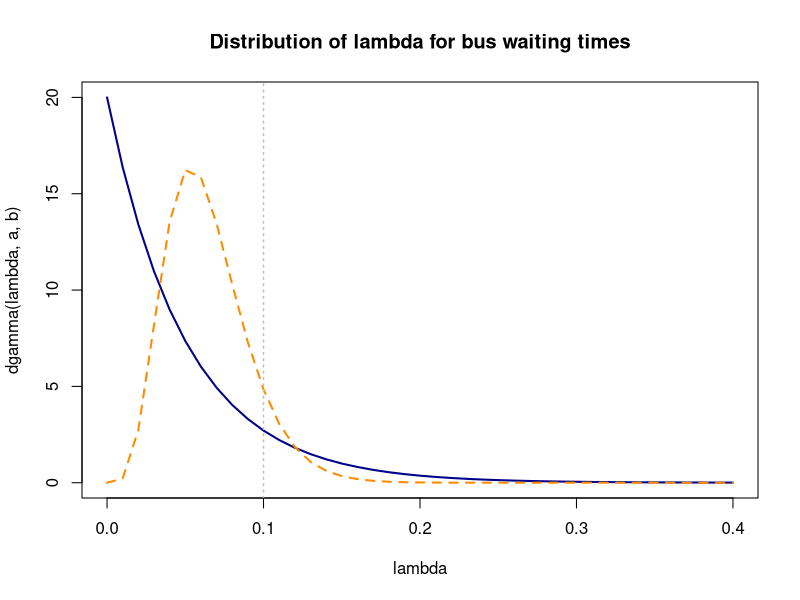
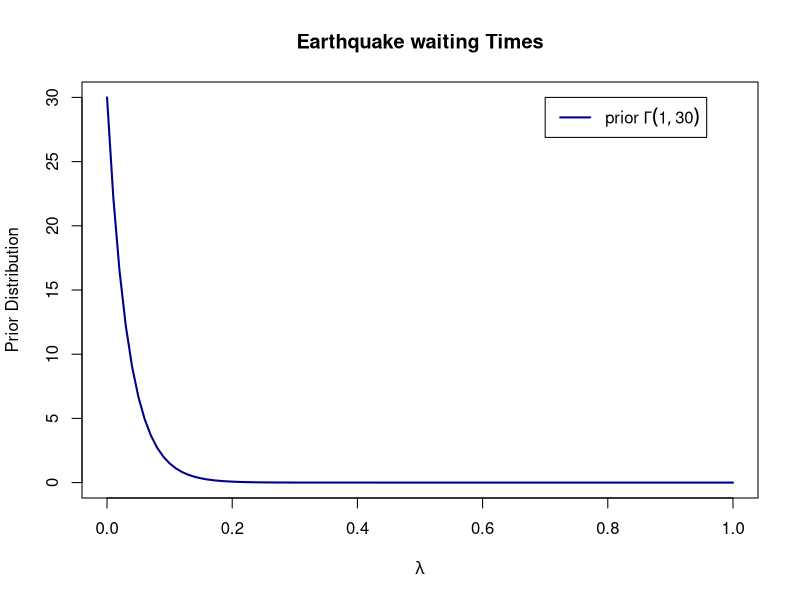
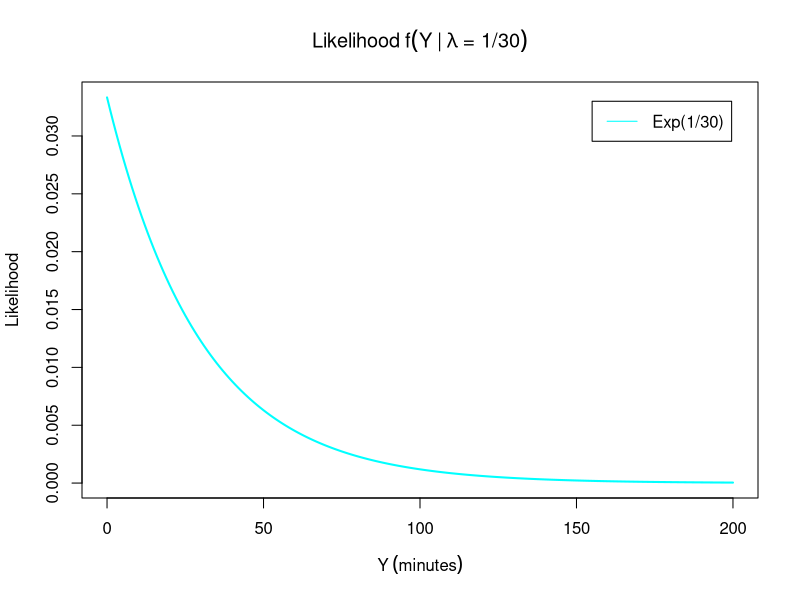
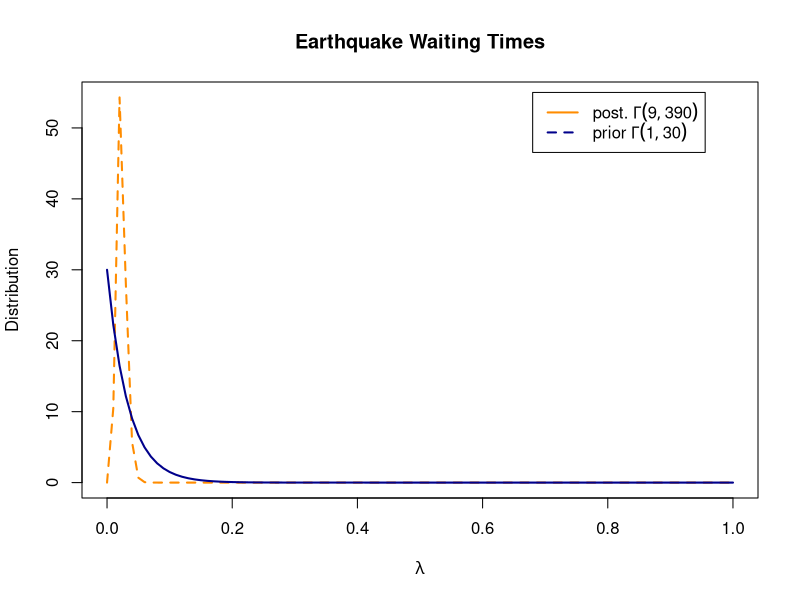
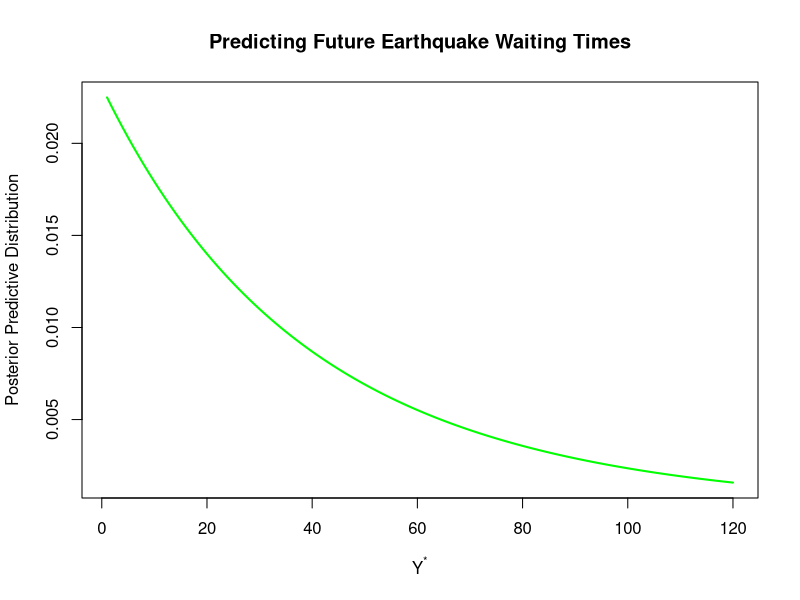

Recreate these plots in R, in order.
## ---- chunk 1
a = 1/16
prior.mean = 1/20

b = a/prior.mean
b

## ---- chunk 2
a = 1
b = 20
Y = c(12, 15, 8, 13.5, 25)
n = length(Y)

a.post = a + n
a.post
b.post = b + sum(Y)
b.post

posterior.mean = a.post / b.post
round(posterior.mean, 2)
## ---- chunk 3
lambda = 1/10
p.lambda = pgamma(lambda, a.post, b.post)
round(p.lambda, 2)
## ---- chunk 4
lambda = seq(0, 0.4, .01)

plot(lambda, dgamma(lambda, a, b), type='l', lty=1, lwd=2, col='darkblue')
lines(lambda, dgamma(lambda, a.post, b.post), col='darkorange', lty=2, lwd=2)
title("Distribution of lambda for bus waiting times")
legend(0.57, 20, legend = c("prior Gamma(1, 5)", "posterior Gamma(6, 93.5)"), col=c("darkblue", "darkorange"), lty=c(1, 2), lwd=2)
abline(v=0.1, col="grey", lty=3, lwd=1.5)

## ---- chunk 5
a = 1
b = 30
lambda = seq(0, 1, .01)
curve(dgamma(x, shape = a, rate = b), lty=1, lwd=2, col='darkblue',
      xlab = expression(lambda), ylab = "Prior Distribution",
      main = "Earthquake waiting Times")

legend_labels = c(expression(prior ~ Gamma(1, 30)))

legend(0.7, 30, legend = legend_labels, col=c("darkblue"), lty=c(1, 2), lwd=2)
## ---- chunk 6
X = seq(0, 200, 1)
plot(X,
     dexp(X, rate = 1/30),
     type='l', lty=1, lwd=2, col="cyan",
     xlab = expression(Y ~ (minutes)), ylab = "Likelihood",
     main = expression(Likelihood ~ f(Y ~"|"~ lambda ~ "= 1/30"))
     )
legend(155, 0.033, legend = "Exp(1/30)", col = "cyan", lty=1)

## ---- chunk 7
Y = c(16, 8, 114, 60, 4, 23, 30, 105)
Y
## ---- chunk 8
a.post = a + length(Y)
a.post
## ---- chunk 9
b.post = b + sum(Y)
b.post
## ---- chunk 10
qgamma(p =.975, shape=a.post, rate=b.post)
## ---- chunk 11
lambda = seq(0, 01, 0.01)
plot(lambda, dgamma(lambda, shape = a.post, rate = b.post), type = "l", lty=2, lwd=2, col='darkorange',
      xlab = expression(lambda), ylab = "Distribution",
      main = "Earthquake Waiting Times")

lines(lambda, dgamma(lambda, shape = a, rate = b), lty=1, lwd=2, col='darkblue')

legend_labels = c(expression(post. ~ Gamma(9, 390)),
                  expression(prior ~ Gamma(1, 30)))

legend(0.68, 55, legend = legend_labels, col=c("darkorange", "darkblue"), lty=c(1, 2), lwd=2)
## ---- chunk 12
post.pred.dist <- function(x, a, b){
  y = ((b^a) * a) / ((b + x)^(a+1))
  return(y)
}

x = seq(1, 120)
plot(x, post.pred.dist(x, a.post, b.post), type='l', lty=1, lwd=2, col='green',
     xlab = expression(Y^"*"),  ylab = "Posterior Predictive Distribution",
     main = "Predicting Future Earthquake Waiting Times")

